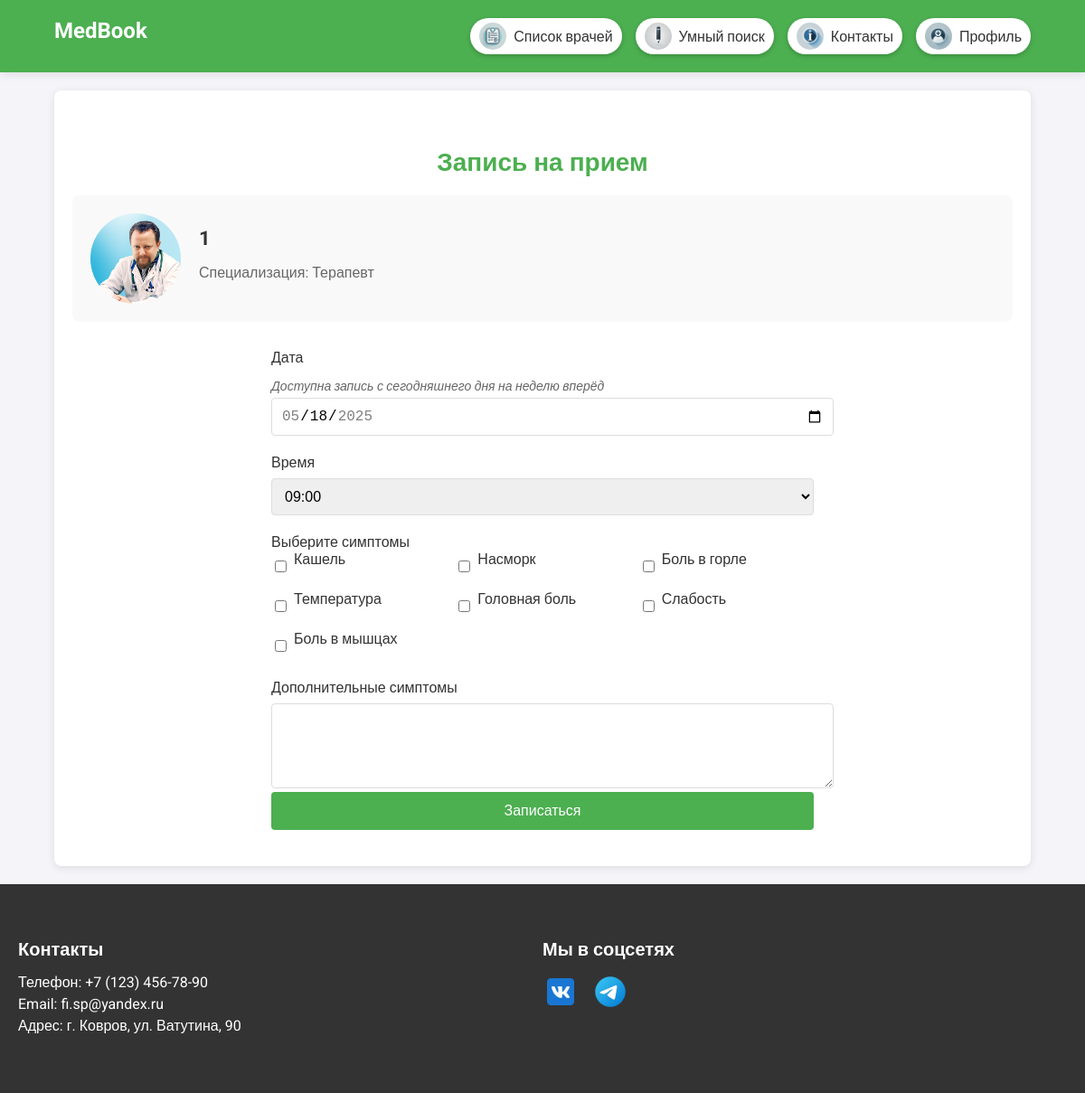
The page /book-appointment/14/ (signed in) on the database its author committed.
### doctor_app/models.py (models this page shows, shortened)
class Doctor(models.Model):
    SPECIALIZATION_CHOICES = [
        ('Терапевт', 'Терапевт'),
        ('Кардиолог', 'Кардиолог'),
        ('Невролог', 'Невролог'),
        ('Дерматолог', 'Дерматолог'),
    ]
    name = models.CharField(max_length=100)
    specialization = models.CharField(max_length=100, choices=SPECIALIZATION_CHOICES)
    schedule = models.TextField()
    photo = models.ImageField(upload_to='doctors/', null=True, blank=True)
    related_symptoms = models.ManyToManyField(Symptom, related_name='related_doctors', blank=True)

class Symptom(models.Model):
    name = models.CharField(max_length=100)

### doctor_app/views.py (the view)
# urls.py: path('book-appointment/<int:doctor_id>/', book_appointment, name='book_appointment'),
@login_required
def book_appointment(request, doctor_id):
    doctor = get_object_or_404(Doctor, id=doctor_id)
    related_symptoms = Symptom.objects.filter(doctor_groups__doctors=doctor).distinct()
    symptom_groups = DoctorSymptomGroup.objects.filter(doctors=doctor)
    group_symptoms = Symptom.objects.filter(doctor_groups__in=symptom_groups).distinct()
    all_symptoms = related_symptoms | group_symptoms
    current_datetime = datetime.now()
    current_date = current_datetime.date()
    current_time = current_datetime.time()
    max_date = (current_date + timedelta(days=7)).strftime('%Y-%m-%d')
    min_date = current_date.strftime('%Y-%m-%d')
    selected_date = request.POST.get('date') or request.GET.get('date') or current_date.strftime('%Y-%m-%d')
    try:
        selected_date_obj = datetime.strptime(selected_date, '%Y-%m-%d').date()
        if selected_date_obj < current_date:
            messages.error(request, 'Невозможно выбрать прошедшую дату.')
            return redirect(request.path + f"?date={min_date}")
        elif selected_date_obj > current_date + timedelta(days=7):
            messages.error(request, 'Можно записаться только на неделю вперед.')
            return redirect(request.path + f"?date={max_date}")
    except ValueError:
        messages.error(request, 'Неверный формат даты.')
        return redirect(request.path + f"?date={min_date}")
    all_time_slots = [time(hour, minute) for hour in range(9, 17) for minute in (0, 15, 30, 45)]
    booked_appointments = Appointment.objects.filter(doctor=doctor, date=selected_date_obj)
    booked_slots_strings = {appointment.time.strftime("%H:%M") for appointment in booked_appointments}
    available_time_slots = [(t.strftime("%H:%M"), t.strftime("%H:%M")) for t in all_time_slots if t.strftime("%H:%M") not in booked_slots_strings]
    if request.method == 'POST' and 'time' in request.POST:
        form = AppointmentForm(request.POST, doctor=doctor, selected_date=selected_date_obj)
        form.fields['symptoms'].queryset = all_symptoms
        form.fields['time'].choices = available_time_slots
        if form.is_valid():
            selected_time_str = form.cleaned_data['time']
            updated_booked_slots = {appointment.time.strftime("%H:%M") for appointment in Appointment.objects.filter(doctor=doctor, date=selected_date_obj)}
            if selected_time_str in updated_booked_slots:
                messages.error(request, 'Выбранное время уже занято. Пожалуйста, выберите другое.')
                return redirect(request.path + f"?date={selected_date}")
            selected_time = datetime.strptime(selected_time_str, "%H:%M").time()
            if selected_date_obj == current_date and selected_time <= current_time:
                messages.error(request, 'Невозможно записаться на прошедшее время.')
                return redirect(request.path + f"?date={selected_date}")
            appointment = form.save(commit=False)
            appointment.doctor = doctor
            appointment.patient_name = request.user.username
            appointment.patient_email = request.user.email
            appointment.custom_symptoms_text = form.cleaned_data.get('custom_symptoms', '')
            appointment.time = selected_time
            appointment.date = selected_date_obj
            appointment.save()
            symptom_ids = request.POST.getlist('symptoms')
            if symptom_ids:
                symptoms = Symptom.objects.filter(id__in=symptom_ids)
                appointment.symptoms.set(symptoms)
            messages.success(request, f'Вы успешно записались к врачу {doctor.name}')
            subject = 'Подтверждение записи к врачу'
            message = (f'Здравствуйте, {request.user.username}!\n\n'
                       f'Вы записались на прием к врачу {doctor.name}.\n'
                       f'Дата: {selected_date}\n'
                       f'Время: {selected_time.strftime("%H:%M")}\n\n'
                       f'Спасибо за использование нашего сервиса!')
            recipient_list = [request.user.email]
            try:
                send_mail(
                    subject,
                    message,
                    settings.EMAIL_HOST_USER,
                    recipient_list,
                    fail_silently=False
                )
            except Exception as e:
                print(f"Error sending email: {str(e)}")
                messages.info(request, 'Запись создана успешно, но письмо с подтверждением может прийти с задержкой.')
            return redirect('profile')
    else:
        form = AppointmentForm(doctor=doctor, selected_date=selected_date_obj)
        form.fields['symptoms'].queryset = all_symptoms
        form.fields['time'].choices = available_time_slots
    return render(request, 'doctor/booking.html', {
        'form': form,
        'doctor': doctor,
        'related_symptoms': all_symptoms,
        'min_date': min_date,
        'max_date': max_date,
        'selected_date': selected_date,
    })

### doctor_app/templates/doctor/booking.html (shortened to what this page needs)
<!DOCTYPE html>
<html lang="ru">
<head>
</head>
<body>
    <header>
        <div class="container">
            <div class="header-left">
                <a href="{% url 'index' %}" style="text-decoration: none; color: white;">
                    <h1>MedBook</h1>
                </a>
            </div>
            <div class="header-right">
                <a href="{% url 'all_doctors' %}" class="doctors-icon">
                    {% load static %}
                    <img src="{% static 'images/doctors-icon.png' %}" alt="Список">
                    <span>Список врачей</span>
                </a>
                <a href="{% url 'smart_search' %}" class="reg-doctors-icon">
                    {% load static %}
                    <img src="{% static 'images/reg-doctors-icon.png' %}">
                    <span>Умный поиск</span>
                </a>
                <a href="{% url 'contact' %}" class="contact-icon">
                    {% load static %}
                    <img src="{% static 'images/contact-icon.png' %}" alt="Контакты">
                    <span>Контакты</span>
                </a>
                <a href="{% url 'profile' %}" class="profile-icon">
                    {% load static %}
                    <img src="{% static 'images/profile-icon.png' %}" alt="Профиль">
                    <span>Профиль</span>
                </a>
            </div>
        </div>
    </header>
    <main>
        <div class="container">
            <section class="booking-section">
                <h2>Запись на прием</h2>
                <div class="doctor-info">
                    {% if doctor.photo %}
                        <img src="{{ doctor.photo.url }}" alt="Фото врача">
                    {% else %}
                        <img src="/media/images/default-doctor.png" alt="Фото врача">
                    {% endif %}
                    <div class="doctor-details">
                        <h3>{{ doctor.name }}</h3>
                        <p>Специализация: {{ doctor.specialization }}</p>
                    </div>
                </div>
                <form method="post" class="appointment-form">
                    <div class="form-group">
                        <label for="id_date">Дата</label>
                        <p class="date-info">Доступна запись с сегодняшнего дня на неделю вперёд</p>
                        <input type="date" name="date" id="id_date" required
                            min="{{ min_date }}" max="{{ max_date }}"
                            value="{{ selected_date }}">
                    </div>
                    <div class="form-group">
                        <label for="id_time">Время</label>
                        <select name="time" id="id_time" class="form-control">
                            {% for value, label in form.time.field.choices %}
                                <option value="{{ value }}">{{ label }}</option>
                            {% endfor %}
                        </select>
                    </div>
                    <div class="symptoms-group">
                        <label>Выберите симптомы</label>
                        {% if related_symptoms %}
                            <div class="symptoms-options">
                                {% for symptom in related_symptoms %}
                                    <div class="symptoms-option">
                                        <input type="checkbox" name="symptoms" id="symptom_{{ symptom.id }}" value="{{ symptom.id }}">
                                        <label for="symptom_{{ symptom.id }}">{{ symptom.name }}</label>
                                    </div>
                                {% endfor %}
                            </div>
                        {% else %}
                            <p class="no-symptoms">Для данного врача симптомы не указаны.</p>
                        {% endif %}
                    </div>
                    <div class="custom-symptoms">
                        <label for="id_custom_symptoms">Дополнительные симптомы</label>
                        <textarea name="custom_symptoms" id="id_custom_symptoms" rows="4"></textarea>
                    </div>
                    <button type="submit" class="btn">Записаться</button>
                </form>
            </section>
        </div>
    </main>
    <footer>
        <div class="footer-container">
            <div class="footer-info">
                <h3>Контакты</h3>
                <p>Телефон: +7 (123) 456-78-90</p>
                <p>Email: fi.sp@yandex.ru</p>
                <p>Адрес: г. Ковров, ул. Ватутина, 90</p>
            </div>
            <div class="footer-social">
                <h3>Мы в соцсетях</h3>
                <div class="social-icons">
                    <a href="https://vk.com" target="_blank">
                        {% load static %}
                        <img src="{% static 'images/vk.png' %}" alt="ВКонтакте">
                    </a>
                    <a href="https://t.me/doctor_projects" target="_blank">
                        {% load static %}
                        <img src="{% static 'images/tg.png' %}" alt="Telegram">
                    </a>
                </div>
            </div>
        </div>
    </footer>
</body>
</html>

### doctor_app/templates/doctor/booking.html (style rules this page uses)
body { font-family: 'Roboto', sans-serif; margin: 0; padding: 0; background-color: #f4f4f9; color: #333; display: flex; flex-direction: column; min-height: 100vh; }
.container { width: 90%; max-width: 1200px; margin: 0 auto; }
header { background-color: #4CAF50; color: white; padding: 20px 0; box-shadow: 0 2px 10px rgba(0, 0, 0, 0.1); }
header h1 { margin: 0; font-size: 24px; }
.header-left, .header-right { display: inline-block; vertical-align: middle; }
.header-right { display: flex; align-items: center; gap: 15px; float: right; }
.header-right a { display: flex; align-items: center; gap: 8px; background-color: white; padding: 5px 10px; border-radius: 20px; box-shadow: 0 2px 5px rgba(0, 0, 0, 0.2); text-decoration: none; color: #333; font-size: 16px; font-weight: 500; transition: background-color 0.3s ease, transform 0.2s ease; }
.header-right a img { width: 30px; height: 30px; }
.booking-section { background-color: white; padding: 40px 20px; margin: 20px 0; border-radius: 8px; box-shadow: 0 2px 10px rgba(0, 0, 0, 0.1); }
.booking-section h2 { margin-bottom: 20px; font-size: 28px; color: #4CAF50; text-align: center; }
.doctor-info { display: flex; align-items: center; margin-bottom: 30px; padding: 20px; background-color: #f9f9f9; border-radius: 8px; }
.doctor-info img { width: 100px; height: 100px; border-radius: 50%; object-fit: cover; margin-right: 20px; }
.doctor-details h3 { margin: 5px 0; font-size: 22px; color: #333; }
.doctor-details p { font-size: 16px; color: #666; }
.appointment-form { max-width: 600px; margin: 0 auto; }
.form-group { margin-bottom: 20px; }
.form-group label { display: block; margin-bottom: 8px; font-weight: 500; }
.form-group input, .form-group select { width: 100%; padding: 10px; border: 1px solid #ddd; border-radius: 4px; font-size: 16px; }
.symptoms-group { margin-top: 20px; }
.symptoms-group label { margin-bottom: 15px; font-weight: 500; }
.symptoms-options { display: grid; grid-template-columns: repeat(auto-fill, minmax(150px, 1fr)); gap: 10px; margin-bottom: 20px; }
.symptoms-option { display: flex; align-items: center; }
.symptoms-option input { margin-right: 8px; }
.btn { background-color: #4CAF50; color: white; padding: 12px 24px; border: none; border-radius: 4px; cursor: pointer; font-size: 16px; text-decoration: none; display: inline-block; width: 100%; text-align: center; }
.custom-symptoms { margin-top: 20px; }
.custom-symptoms label { display: block; margin-bottom: 8px; }
.custom-symptoms textarea { width: 100%; padding: 10px; border: 1px solid #ddd; border-radius: 4px; font-size: 16px; resize: vertical; }
.date-info { font-size: 14px; color: #666; margin-bottom: 5px; font-style: italic; }
.profile-icon img, .doctors-icon img, .reg-doctors-icon img, .contact-icon img { border-radius: 50%; width: 50px; height: 50px; object-fit: cover; }
footer { background-color: #333; color: white; padding: 40px 0; margin-top: auto; }
.footer-container { display: flex; justify-content: space-between; align-items: flex-start; flex-wrap: wrap; max-width: 1200px; margin: 0 auto; padding: 0 20px; }
.footer-info, .footer-social { flex: 1; min-width: 250px; margin-bottom: 20px; }
.footer-info h3, .footer-social h3 { margin-bottom: 15px; font-size: 20px; }
.footer-info p { margin: 5px 0; }
.footer-social .social-icons { display: flex; gap: 15px; }
.footer-social .social-icons a { display: flex; align-items: center; justify-content: center; text-decoration: none; color: white; }
.footer-social .social-icons a img { width: 40px; height: 40px; transition: transform 0.2s ease; }

### rows shown on the page
Doctor: photo (picture), name "1", specialization "Терапевт"
Symptom: name "Кашель"
Symptom: name "Насморк"
Symptom: name "Боль в горле"
Symptom: name "Температура"
Symptom: name "Головная боль"
Symptom: name "Слабость"
Symptom: name "Боль в мышцах"

### other values the page prints
form field time "09:00"
